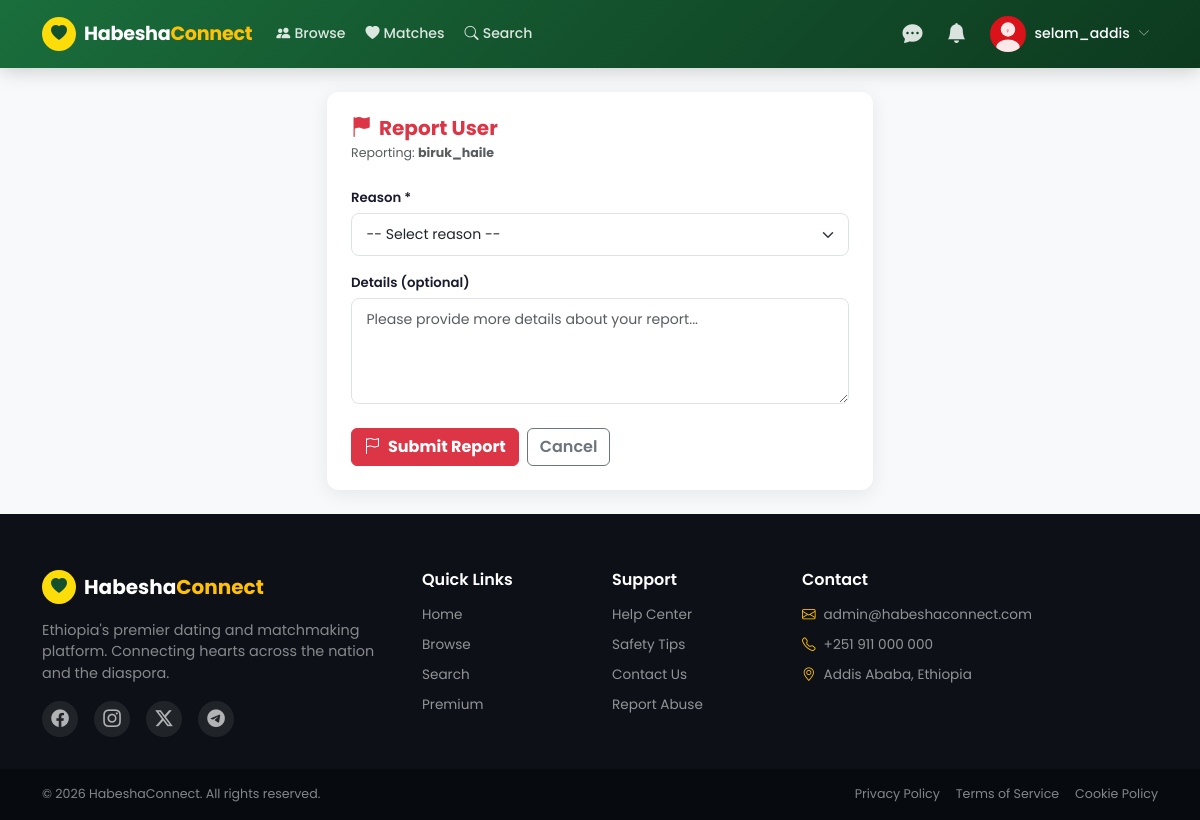
/report.php?id=2 (signed in), run on the app's committed database.
### tables this page shows
CREATE TABLE `users` (
  `id` int(11) NOT NULL AUTO_INCREMENT,
  `username` varchar(50) NOT NULL,
  `email` varchar(100) NOT NULL,
  `password` varchar(255) NOT NULL,
  `gender` enum('male','female') NOT NULL,
  `seeking` enum('male','female','both') NOT NULL DEFAULT 'both',
  `birthdate` date NOT NULL,
  `city` varchar(100) DEFAULT NULL,
  `region` varchar(100) DEFAULT NULL,
  `country` varchar(100) DEFAULT 'Ethiopia',
  `ethnicity` varchar(100) DEFAULT NULL,
  `religion` varchar(100) DEFAULT NULL,
  `marital_status` enum('single','divorced','widowed','separated') DEFAULT 'single',
  `education` varchar(100) DEFAULT NULL,
  `occupation` varchar(150) DEFAULT NULL,
  `height_cm` int(3) DEFAULT NULL,
  `body_type` varchar(50) DEFAULT NULL,
  `skin_tone` varchar(50) DEFAULT NULL,
  `eye_color` varchar(50) DEFAULT NULL,
  `hair_type` varchar(50) DEFAULT NULL,
  `languages` text DEFAULT NULL,
  `about_me` text DEFAULT NULL,
  `ideal_partner` text DEFAULT NULL,
  `hobbies` text DEFAULT NULL,
  `smoking` enum('never','occasionally','regularly') DEFAULT 'never',
  `drinking` enum('never','occasionally','regularly') DEFAULT 'never',
  `children` enum('none','have_children','want_children','dont_want') DEFAULT 'none',
  `profile_photo` varchar(255) DEFAULT NULL,
  `cover_photo` varchar(255) DEFAULT NULL,
  `is_premium` tinyint(1) DEFAULT 0,
  `premium_expires` datetime DEFAULT NULL,
  `is_verified` tinyint(1) DEFAULT 0,
  `email_verified` tinyint(1) DEFAULT 0,
  `verify_token` varchar(255) DEFAULT NULL,
  `reset_token` varchar(255) DEFAULT NULL,
  `reset_expires` datetime DEFAULT NULL,
  `is_active` tinyint(1) DEFAULT 1,
  `is_banned` tinyint(1) DEFAULT 0,
  `ban_reason` text DEFAULT NULL,
  `last_active` datetime DEFAULT NULL,
  `created_at` datetime DEFAULT CURRENT_TIMESTAMP,
  `profile_views` int(11) DEFAULT 0,
  `location_lat` decimal(10,8) DEFAULT NULL,
  `location_lng` decimal(11,8) DEFAULT NULL,
  `hide_age` tinyint(1) DEFAULT 0,
  `hide_location` tinyint(1) DEFAULT 0,
  `allow_messages` enum('everyone','matches','premium') DEFAULT 'everyone',
  `notifications_email` tinyint(1) DEFAULT 1,
  `notifications_likes` tinyint(1) DEFAULT 1,
  `notifications_messages` tinyint(1) DEFAULT 1,
  PRIMARY KEY (`id`),
  UNIQUE KEY `email` (`email`),
  UNIQUE KEY `username` (`username`),
  KEY `gender` (`gender`),
  KEY `city` (`city`),
  KEY `is_active` (`is_active`),
  KEY `last_active` (`last_active`)
);

### includes/functions.php (called while the page is built, shortened)
<?php
function isLoggedIn(): bool {
    return isset($_SESSION['user_id']) && !empty($_SESSION['user_id']);
}
function getCurrentUser(): ?array {
    static $user = null;
    if ($user === null) {
        $db = getDB();
        $stmt = $db->prepare("SELECT * FROM users WHERE id = ? AND is_active = 1 AND is_banned = 0");
        $stmt->execute([$_SESSION['user_id']]);
        $user = $stmt->fetch();
    }
    return $user ?: null;
}
function getUserById(int $id): ?array {
    $db = getDB();
    $stmt = $db->prepare("SELECT * FROM users WHERE id = ? AND is_active = 1");
    $stmt->execute([$id]);
    return $stmt->fetch() ?: null;
}
function getProfilePhoto(?string $filename, string $gender = 'male'): string {
    return SITE_URL . '/assets/images/default-' . $gender . '.svg';
}

### report.php (the view, shortened to what this page needs)
<?php
require_once 'includes/functions.php';
$currentUser = getCurrentUser();
$reportedId = (int)($_GET['id'] ?? 0);
$reported   = $reportedId ? getUserById($reportedId) : null;
?>
<?php include 'includes/header.php'; ?>
<?php include 'includes/navbar.php'; ?>
<div class="container py-4">
    <div class="row justify-content-center">
        <div class="col-md-6">
            <div class="profile-card p-4">
                <h5 class="fw-700 mb-1 text-danger"><i class="bi bi-flag-fill me-2"></i>Report User</h5>
                <p class="text-muted small mb-4">Reporting: <strong><?= htmlspecialchars($reported['username']) ?></strong></p>
                <form method="POST">
                    <div class="mb-3">
                        <label class="form-label fw-600">Reason *</label>
                        <select class="form-select" name="reason" required>
                            <option value="">-- Select reason --</option>
                        </select>
                    </div>
                    <div class="mb-4">
                        <label class="form-label fw-600">Details (optional)</label>
                        <textarea class="form-control" name="details" rows="4" maxlength="1000"
                                  placeholder="Please provide more details about your report..."></textarea>
                    </div>
                    <div class="d-flex gap-2">
                        <button type="submit" class="btn btn-danger fw-700"><i class="bi bi-flag me-2"></i>Submit Report</button>
                        <a href="<?= SITE_URL ?>/profile.php?id=<?= $reportedId ?>" class="btn btn-outline-secondary fw-600">Cancel</a>
                    </div>
                </form>
            </div>
        </div>
    </div>
</div>
<?php include 'includes/footer.php'; ?>

### includes/navbar.php (shortened to what this page needs)
<?php
$currentUser   = getCurrentUser();
?>
<nav class="navbar navbar-expand-lg navbar-dark sticky-top" id="mainNav">
    <div class="container">
        <a class="navbar-brand d-flex align-items-center gap-2" href="<?= SITE_URL ?>/">
            <div class="logo-icon">
                <i class="bi bi-heart-fill"></i>
            </div>
            <span class="brand-name">Habesha<span class="text-warning">Connect</span></span>
        </a>
        <div class="collapse navbar-collapse" id="navContent">
            <?php if ($currentUser): ?>
            <ul class="navbar-nav me-auto gap-1">
                <li class="nav-item">
                    <a class="nav-link <?= basename($_SERVER['PHP_SELF']) === 'browse.php' ? 'active' : '' ?>" href="<?= SITE_URL ?>/browse.php">
                        <i class="bi bi-people-fill me-1"></i>Browse
                    </a>
                </li>
                <li class="nav-item">
                    <a class="nav-link <?= basename($_SERVER['PHP_SELF']) === 'matches.php' ? 'active' : '' ?>" href="<?= SITE_URL ?>/matches.php">
                        <i class="bi bi-heart-fill me-1"></i>Matches
                    </a>
                </li>
                <li class="nav-item">
                    <a class="nav-link <?= basename($_SERVER['PHP_SELF']) === 'search.php' ? 'active' : '' ?>" href="<?= SITE_URL ?>/search.php">
                        <i class="bi bi-search me-1"></i>Search
                    </a>
                </li>
            </ul>
            <ul class="navbar-nav ms-auto align-items-center gap-2">
                <li class="nav-item">
                    <a class="nav-link position-relative" href="<?= SITE_URL ?>/messages.php" title="Messages">
                        <i class="bi bi-chat-dots-fill fs-5"></i>
                    </a>
                </li>
                <li class="nav-item dropdown">
                    <a class="nav-link position-relative" href="#" data-bs-toggle="dropdown" id="notifDropdown" title="Notifications">
                        <i class="bi bi-bell-fill fs-5"></i>
                    </a>
                </li>
                <li class="nav-item dropdown">
                    <a class="nav-link d-flex align-items-center gap-2 user-menu-toggle" href="#" data-bs-toggle="dropdown">
                        <div class="nav-avatar position-relative">
                            <img src="<?= getProfilePhoto($currentUser['profile_photo'], $currentUser['gender']) ?>"
                                 class="rounded-circle" width="36" height="36" style="object-fit:cover" alt="">
                        </div>
                        <span class="d-none d-lg-inline text-white fw-500"><?= htmlspecialchars($currentUser['username']) ?></span>
                        <i class="bi bi-chevron-down small text-white-50"></i>
                    </a>
                </li>
            </ul>
            <?php endif; ?>
        </div>
    </div>
</nav>

### assets/css/style.css (style rules this page uses)
:root { --primary: #1a6e3c; --primary-dark: #13512c; --secondary: #FCDD09; --accent: #DA121A; --dark: #1a1a2e; --surface: #f8f9fa; --card-bg: #ffffff; --text-main: #212529; --text-muted: #6c757d; --border: #dee2e6; --radius: 12px; --radius-sm: 8px; --shadow: 0 4px 20px rgba(0,0,0,.08); --shadow-lg: 0 8px 40px rgba(0,0,0,.12); --transition: .2s ease; --gradient: linear-gradient(135deg, #1a6e3c 0%, #13512c 50%, #0d3a1f 100%); }
*, *::before, *::after { box-sizing: border-box; }
html { scroll-behavior: smooth; }
body { font-family: 'Poppins', sans-serif; color: var(--text-main); background: var(--surface); font-size: 0.9rem; min-height: 100vh; display: flex; flex-direction: column; }
.fw-500 { font-weight: 500; }
.fw-600 { font-weight: 600; }
.fw-700 { font-weight: 700; }
#mainNav { background: var(--gradient) !important; box-shadow: 0 2px 20px rgba(0,0,0,.2); padding: 0.6rem 0; z-index: 1050; }
.logo-icon { width: 34px; height: 34px; background: var(--secondary); border-radius: 50%; display: flex; align-items: center; justify-content: center; color: var(--primary-dark); font-size: 1rem; font-weight: 700; flex-shrink: 0; }
.brand-name { font-size: 1.2rem; font-weight: 700; color: #fff; letter-spacing: -0.3px; }
.navbar-nav .nav-link { color: rgba(255,255,255,.85) !important; font-weight: 500; font-size: 0.88rem; padding: 0.4rem 0.7rem; border-radius: var(--radius-sm); transition: var(--transition); }
.user-menu-toggle { text-decoration: none; }
.profile-card { background: var(--card-bg); border-radius: var(--radius); box-shadow: var(--shadow); overflow: hidden; }
.form-control, .form-select { border-radius: var(--radius-sm); border-color: var(--border); padding: 0.6rem 0.9rem; font-size: 0.88rem; transition: var(--transition); }
.form-label { font-size: 0.83rem; font-weight: 600; color: var(--dark); margin-bottom: 0.35rem; }

### data on the page
users: profile_photo+gender (placeholder picture), username "selam_addis"
users: username "biruk_haile"
